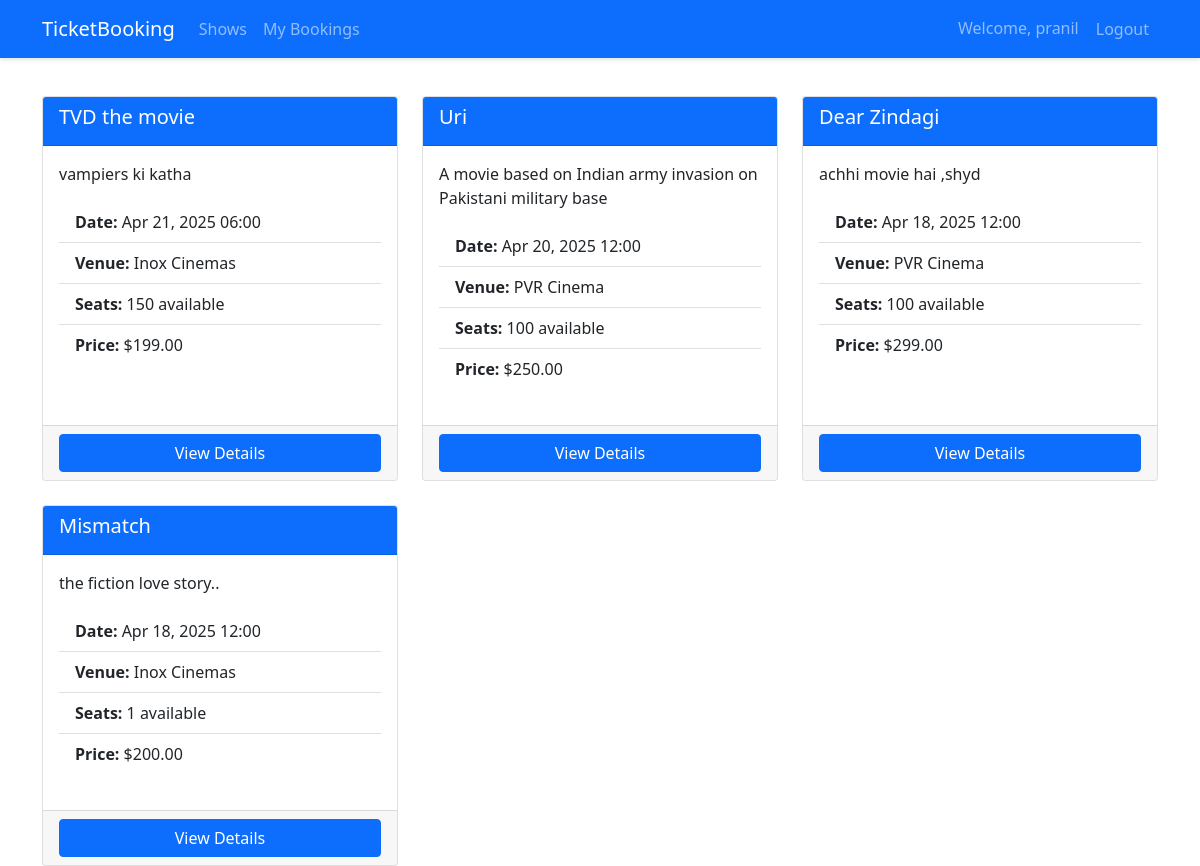
Page /shows/ (signed in) on the committed database.
### accounts/models.py (models this page shows, shortened)
class CustomUser(AbstractUser):
    is_admin = models.BooleanField(default=False)
    phone_number = models.CharField(max_length=15, blank=True)

### tickets/models.py (models this page shows, shortened)
class Show(models.Model):
    title = models.CharField(max_length=200)
    description = models.TextField()
    date = models.DateTimeField()
    duration = models.DurationField()
    venue = models.CharField(max_length=200)
    total_seats = models.PositiveIntegerField()
    price_per_seat = models.DecimalField(max_digits=6, decimal_places=2)
    created_at = models.DateTimeField(auto_now_add=True)
    updated_at = models.DateTimeField(auto_now=True)
    def available_seats(self):
        booked_seats = self.booking_set.aggregate(models.Sum('number_of_seats'))['number_of_seats__sum'] or 0
        return self.total_seats - booked_seats

### tickets/views.py (the view)
# urls.py: path('', views.ShowListView.as_view(), name='show_list'),
class ShowListView(ListView):
    model = Show
    template_name = 'tickets/show_list.html'
    context_object_name = 'shows'
    ordering = ['-date']

### tickets/templates/tickets/show_list.html
{% extends 'base.html' %}
{% block content %}
<div class="row row-cols-1 row-cols-md-3 g-4">
    {% for show in shows %}
    <div class="col">
        <div class="card h-100">
            <div class="card-header bg-primary text-white">
                <h5>{{ show.title }}</h5>
            </div>
            <div class="card-body">
                <p class="card-text">{{ show.description|truncatechars:100 }}</p>
                <ul class="list-group list-group-flush">
                    <li class="list-group-item">
                        <strong>Date:</strong> {{ show.date|date:"M d, Y H:i" }}
                    </li>
                    <li class="list-group-item">
                        <strong>Venue:</strong> {{ show.venue }}
                    </li>
                    <li class="list-group-item">
                        <strong>Seats:</strong> {{ show.available_seats }} available
                    </li>
                    <li class="list-group-item">
                        <strong>Price:</strong> ${{ show.price_per_seat }}
                    </li>
                </ul>
            </div>
            <div class="card-footer">
                <a href="{% url 'tickets:show_detail' show.pk %}" class="btn btn-primary w-100">
                    View Details
                </a>
            </div>
        </div>
    </div>
    {% endfor %}
</div>
{% endblock %}

### tickets/templates/base.html (shortened to what this page needs)
<!DOCTYPE html>
{% load static %}
<html lang="en">
<head>
    <link href="https://cdn.jsdelivr.net/npm/bootstrap@5.1.3/dist/css/bootstrap.min.css" rel="stylesheet">
</head>
<body>
    <nav class="navbar navbar-expand-lg navbar-dark bg-primary fixed-top">
        <div class="container">
            <a class="navbar-brand" href="{% url 'home' %}">TicketBooking</a>
            <div class="collapse navbar-collapse">
                <ul class="navbar-nav me-auto">
                    <li class="nav-item">
                        <a class="nav-link" href="{% url 'tickets:show_list' %}">Shows</a>
                    </li>
                    {% if user.is_authenticated %}
                        <li class="nav-item">
                            <a class="nav-link" href="{% url 'tickets:booking_history' %}">My Bookings</a>
                        </li>
                    {% endif %}
                </ul>
                <ul class="navbar-nav">
                    {% if user.is_authenticated %}
                        <li class="nav-item">
                            <span class="nav-link">Welcome, {{ user.username }}</span>
                        </li>
                        <li class="nav-item">
                            <form action="{% url 'accounts:logout' %}" method="post" class="d-inline">
                                <button type="submit" class="nav-link btn btn-link">Logout</button>
                            </form>
                        </li>
                    {% endif %}
                </ul>
            </div>
        </div>
    </nav>
    <div class="container mt-4 pt-3">
        {% block content %}{% endblock %}
    </div>
</body>
</html>

### tickets/templates/base.html (style rules this page uses)
body { padding-top: 56px; }
.navbar { box-shadow: 0 2px 4px rgba(0,0,0,.1); }
.card { margin-bottom: 20px; transition: transform 0.2s; }

### rows in the picture
CustomUser: username "pranil"
Show: title "TVD the movie", description "vampiers ki katha", date "Apr 21, 2025 06:00", venue "Inox Cinemas", available_seats "150", price_per_seat "199.00"
Show: title "Uri", description "A movie based on Indian army invasion on Pakistani military base", date "Apr 20, 2025 12:00", venue "PVR Cinema", available_seats "100", price_per_seat "250.00"
Show: title "Dear Zindagi", description "achhi movie hai ,shyd", date "Apr 18, 2025 12:00", venue "PVR Cinema", available_seats "100", price_per_seat "299.00"
Show: title "Mismatch", description "the fiction love story..", date "Apr 18, 2025 12:00", venue "Inox Cinemas", available_seats "1", price_per_seat "200.00"
